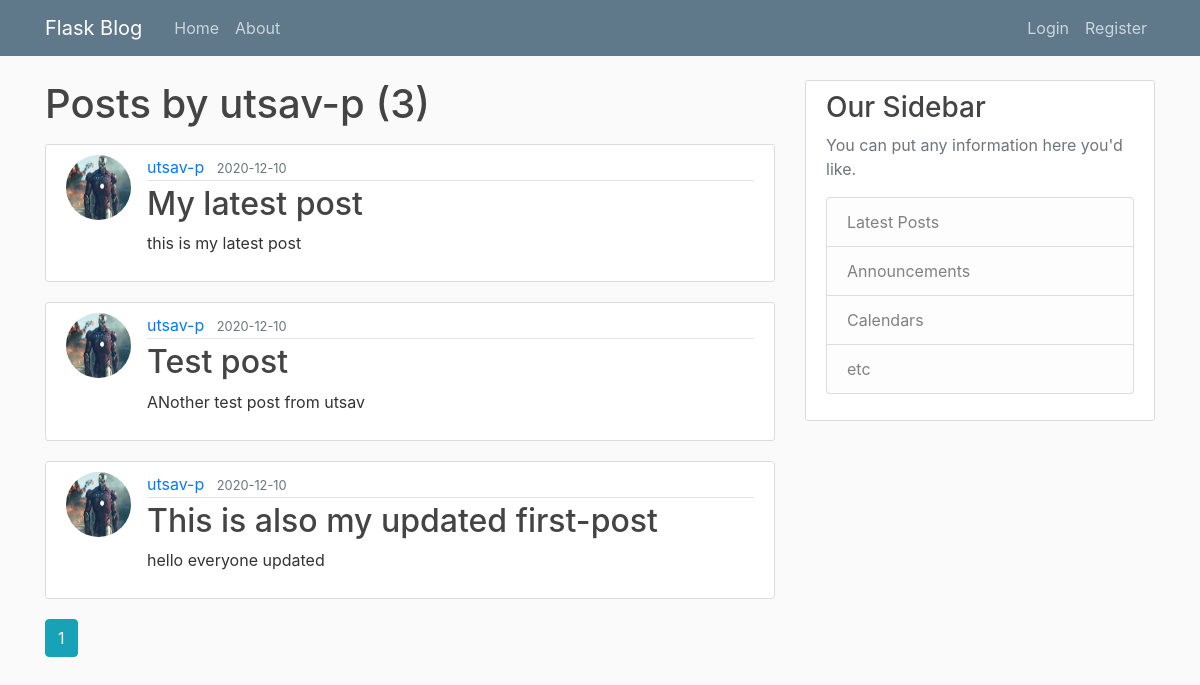
Page /user/utsav-p on the committed database.
### flaskblog/models.py (models this page shows, shortened)
class User(db.Model, UserMixin):
    id = db.Column(db.Integer, primary_key=True)
    username = db.Column(db.String(20), unique=True, nullable=False)
    email = db.Column(db.String(120), unique=True, nullable=False)
    image_file = db.Column(db.String(20), nullable=False, default='default.jpg')
    password = db.Column(db.String(60), nullable=False)
    posts = db.relationship('Post', backref='author', lazy=True)

class Post(db.Model):
    id = db.Column(db.Integer, primary_key=True)
    title = db.Column(db.String(100), nullable=False)
    date_posted = db.Column(db.DateTime, nullable=False, default=datetime.utcnow)
    content = db.Column(db.Text, nullable=False)
    user_id = db.Column(db.Integer, db.ForeignKey('user.id'), nullable=False)

### flaskblog/routes.py (the view)
@app.route("/user/<string:username>")
def user_posts(username):
    page = request.args.get('page', default=1, type=int)
    user = User.query.filter_by(username=username).first_or_404()
    posts = Post.query.filter_by(author=user).order_by(Post.date_posted.desc()).paginate(page=page, per_page=5)
    return render_template('user_post.html', posts=posts, user=user)

### flaskblog/templates/user_post.html (shortened to what this page needs)
{% extends "layout.html" %}
{% block content%}
  <h1 class="mb-3">Posts by {{ user.username }} ({{ posts.total }})</h1>
    {% for post in posts.items %}
    <article class="media content-section">
      <img class="rounded-circle article-img" src="{{ url_for('static', filename = 'profile_pics/' + post.author.image_file) }}">
        <div class="media-body">
          <div class="article-metadata">
            <a class="mr-2" href="{{ url_for('user_posts', username=post.author.username) }}">{{ post.author.username }}</a>
            <small class="text-muted">{{ post.date_posted.strftime('%Y-%m-%d') }}</small>
          </div>
          <h2><a class="article-title" href="{{ url_for('post', post_id = post.id) }}">{{ post.title }}</a></h2>
          <p class="article-content">{{ post.content }}</p>
        </div>
    </article>
    {% endfor %}
    {% for page_num in posts.iter_pages(left_edge=1, right_edge=1, left_current=1, right_current=2) %}
    {% if page_num %}
         {% if posts.page == page_num %}
            <a class="btn btn-info mb-4" href="{{ url_for('user_posts', username=user.username, page=page_num) }}">{{ page_num }}</a>
        {% else %}
            <a class="btn btn-outline-info mb-4" href="{{ url_for('home',username=user.username, page=page_num) }}">{{ page_num }}</a>
        {% endif %}
    {% endif %}
    {% endfor %}
{% endblock content%}

### flaskblog/static/main.css (style rules this page uses)
body { background: #fafafa; color: #333333; margin-top: 5rem; }
h1, h2, h3, h4, h5, h6 { color: #444444; }
.content-section { background: #ffffff; padding: 10px 20px; border: 1px solid #dddddd; border-radius: 3px; margin-bottom: 20px; }
.article-title { color: #444444; }
.article-content { white-space: pre-line; }
.article-img { height: 65px; width: 65px; margin-right: 16px; }
.article-metadata { padding-bottom: 1px; margin-bottom: 4px; border-bottom: 1px solid #e3e3e3 }

### rows in the picture
User: username "utsav-p"
Post: image_file (picture), author.username "utsav-p", date_posted "2020-12-10", title "My latest post", content "this is my latest post"
Post: image_file (picture), author.username "utsav-p", date_posted "2020-12-10", title "Test post", content "ANother test post from utsav"
Post: image_file (picture), author.username "utsav-p", date_posted "2020-12-10", title "This is also my updated first-post", content "hello everyone updated"

### other values in the picture
{{ posts.total }} "3"
{{ page_num }} "1"
